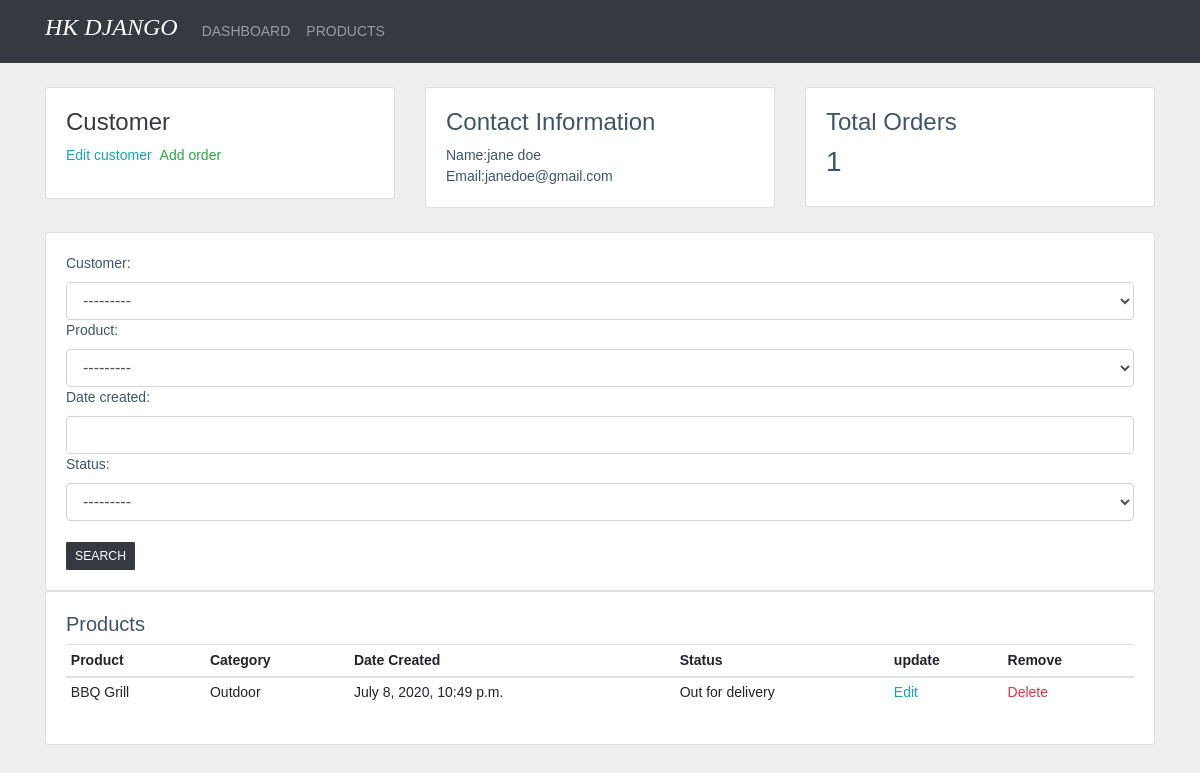
Page /2/customer on the committed database.
### accounts/models.py (models this page shows, shortened)
class Customer(models.Model):
    name = models.CharField(max_length=200,null=True)
    phone = models.CharField(max_length=200)
    email = models.CharField(max_length=200)
    date_created = models.DateTimeField(auto_now_add=True)
    def __str__(self):
        return self.name

class order(models.Model):
    STATUS =(
        ("Pending","Pending"),
        ("Out for delivery","Out for delivery"),
        ("Delivered","Delivered"),
    )
    customer = models.ForeignKey(Customer, null=True,on_delete=models.SET_NULL)
    product = models.ForeignKey(Product,null=True,on_delete=models.SET_NULL)
    date_created =models.DateTimeField(auto_now_add=True)
    status = models.CharField(max_length=200,null=True,choices=STATUS)

class Product(models.Model):
    CATEGORY =(
        ("indoor","Indoor"),
        ("Outdoor","Outdoor")
    )
    name = models.CharField(max_length=200,null=True)
    category = models.CharField(max_length=200,null=True,choices=CATEGORY)
    price  = models.FloatField(null =True)
    description = models.CharField(max_length=200,null=True)
    date_created =models.DateTimeField(auto_now_add=True)
    tag = models.ManyToManyField(Tag,related_name="tag")
    def __str__(self):
        return self.name

### accounts/views.py (the view)
# urls.py: path("<str:pk>/customer",views.customers,name="customer"),
def customers(request,pk):
    customer = Customer.objects.get(id=pk)
    orders =customer.order_set.all()
    filter_order = OrderFilter(request.GET,queryset=orders)
    orders = filter_order.qs
    context ={"customer":customer,"orders":orders,"filter_order":filter_order}
    return render(request,"accounts/customers.html",context)

### accounts/templates/accounts/customers.html (shortened to what this page needs)
{% extends 'accounts/main.html' %}
{% block content %}
<div class="row mb-4">
    <div class="col-md-4">
        <div class="card card-body  text-dark">
            <h4>Customer</h4>
            <div class="card-title d-flex">
                <a href="" class="text-info">Edit customer</a>
                <a href="{% url 'addorder' customer.id %}" class="text-success ml-2">Add order</a>
            </div>
        </div>
    </div>
    <div class="col-md-4">
        <div class="card card-body">
            <h4>Contact Information</h4>
            <span>Name:{{ customer.name }}</span>
            <span>Email:{{ customer.email }}</span>
        </div>
    </div>
    <div class="col-md-4">
        <div class="card card-body">
            <h4>Total Orders</h4>
            <div class="card-text">
                <h3>{{ orders.count }}</h3>
            </div>
        </div>
    </div>
</div>
<div class="row">
    <div class="col-md-12">
        <div class="card card-body">
            <form action="" method="GET">
                {{ filter_order.form }}
                <br>
                <button type="submit" class="btn btn-dark">SEARCH</button>
            </form>
        </div>
    </div>
</div>
<div class="row">
    <div class="col-md-12">
        <div class="card card-body">
            <h5>Products</h5>
                <table class="table table-sm">
                    <tr>
                        <th>Product</th>
                        <th>Category</th>
                        <th>Date Created</th>
                        <th>Status</th>
                        <th>update</th>
                        <th>Remove</th>
                    </tr>
                    <tbody>
                        {% for c in orders %}
                        <tr>
                            <td>{{ c.product }}</td>
                            <td>{{ c.product.category }}</td>
                            <td>{{ c.product.date_created }}</td>
                            <td>{{ c.status }}</td>
                            <td>
                                <a href="" class="text-info">Edit</a>
                            </td>
                            <td>
                                <a href="" class="text-danger">Delete</a>
                            </td>
                        </tr>
                        {% endfor %}
                    </tbody>
                </table>
        </div>
    </div>
</div>
{% endblock %}

### accounts/static/accounts/css/style.css (style rules this page uses)
body { margin: 0; font-family: "Nunito Sans", sans-serif; font-size: 0.875rem; font-weight: 400; line-height: 1.5; color: #3e5569; text-align: left; background-color: #eeeeee; }
a { text-decoration: none; color: #333; }
input { display: block; width: 100%; height: calc(1.5em + .75rem + 2px); padding: .375rem .75rem; font-size: 1rem; font-weight: 400; line-height: 1.5; color: #495057; background-color: #fff; background-clip: padding-box; border: 1px solid #ced4da; border-radius: .25rem; transition: border-color .15s ease-in-out,box-shadow .15s ease-in-out; }
select { display: block; width: 100%; height: calc(1.5em + .75rem + 2px); padding: .375rem .75rem; font-size: 1rem; font-weight: 400; line-height: 1.5; color: #495057; background-color: #fff; background-clip: padding-box; border: 1px solid #ced4da; border-radius: .25rem; }
label { font-weight: 500 bold; }
.btn { border-radius: 0px; }
.btn, .btn-sm { padding: 0.25rem 0.5rem; font-size: 0.76563rem; line-height: 1.5; border-radius: 1px; }

### rows in the picture
Customer: name "jane doe", email "janedoe@gmail.com"
order: product "BBQ Grill", product.category "Outdoor", product.date_created "July 8, 2020, 10:49 p.m.", status "Out for delivery"

### other values in the picture
{{ orders.count }} "1"
